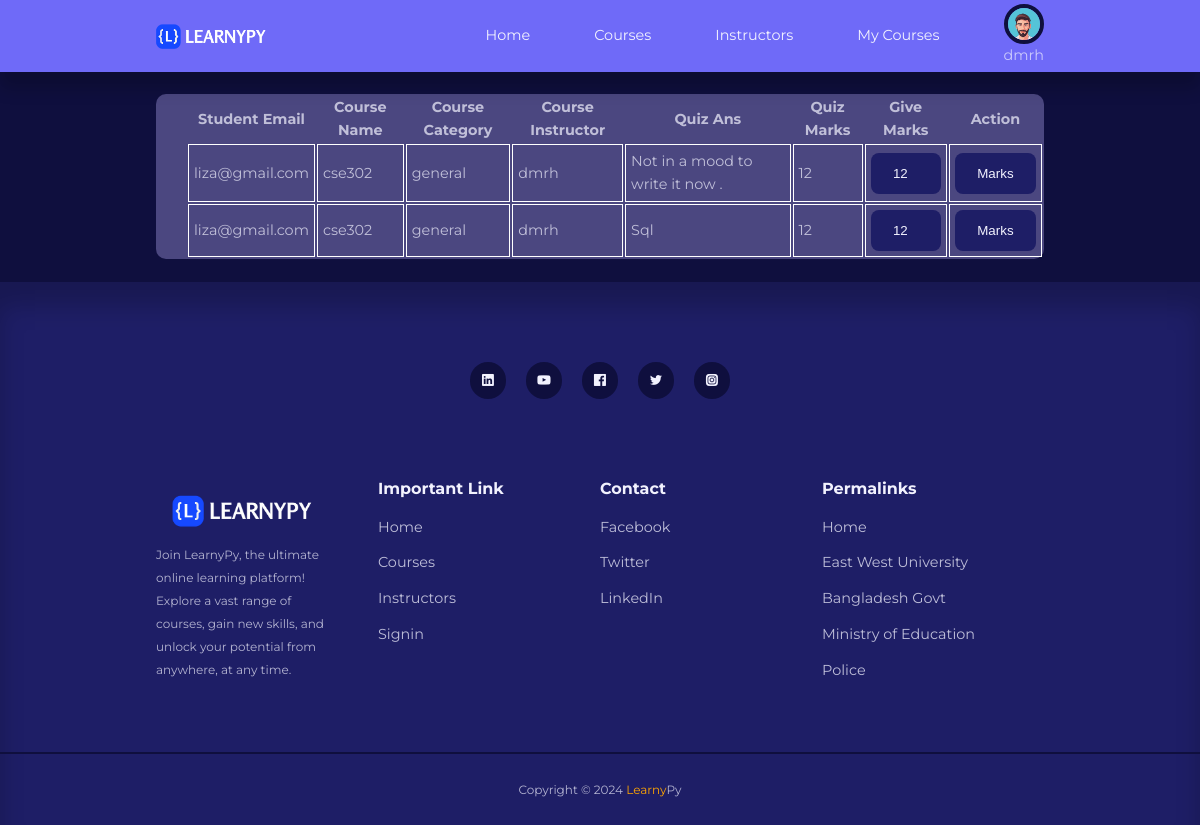
Page /Fontend/quizansUrl.php?course_name=cse302&course_category=general&course_instructor=dmrh&course_quiz_question=write+sql (signed in) on the committed database.
### tables this page shows
CREATE TABLE `quiz_ans` (
  `student_email` varchar(300) NOT NULL,
  `course_name` varchar(300) NOT NULL,
  `course_category` varchar(300) NOT NULL,
  `course_instructor` varchar(300) NOT NULL,
  `quiz_ans` varchar(1000) NOT NULL,
  `quiz_marks` int(10) DEFAULT NULL,
  `quiz_serial` int(11) NOT NULL
);

### Fontend/quizansUrl.php (the view, shortened to what this page needs)
<!DOCTYPE html>
<html lang="en">
<head>
    <link rel="stylesheet" href="../style/style.css">
    <link rel="stylesheet" href="https://unicons.iconscout.com/release/v4.0.0/css/line.css">
</head>
<body>
    <?php include 'header.php';?>
    <br>
    <br>
    <section>
    <div class="container instructor__top">
        <div style="margin-left: 30px;">
        <?php
        $link = mysqli_connect("localhost", "root", "", "learnypy");
        if ($_SESSION['user_type'] == "instructor") {
            $course_name = $_GET['course_name'];
            $course_category = $_GET['course_category'];
            $course_instructor = $_GET['course_instructor'];
            $query = "SELECT * FROM quiz_ans WHERE course_name = '$course_name' AND course_category = '$course_category' AND course_instructor = '$course_instructor'";
            $result = mysqli_query($link, $query);
            if ($result && mysqli_num_rows($result) > 0) {
                echo '<table >
                        <tr>
                            <th>Student Email</th>
                            <th>Course Name</th>
                            <th>Course Category</th>
                            <th>Course Instructor</th>
                            <th>Quiz Ans</th>
                            <th>Quiz Marks</th>
                            <th>Give Marks</th>
                            <th>Action</th>
                        </tr>';
                while ($row = mysqli_fetch_assoc($result)) {
                    echo '<form action="" method="post" ><tr>
                            <td style="border: 1px solid white; padding: 5px;">' . $row['student_email'] . '</td>
                            <td style="border: 1px solid white; padding: 5px;">' . $row['course_name'] . '</td>
                            <td style="border: 1px solid white; padding: 5px;">' . $row['course_category'] . '</td>
                            <td style="border: 1px solid white; padding: 5px;">' . $row['course_instructor'] . '</td>
                            <td style="border: 1px solid white; padding: 5px;">' . $row['quiz_ans'] . '</td>
                            <td style="border: 1px solid white; padding: 5px;">' . $row['quiz_marks'] . '</td>
                            <td style="border: 1px solid white; padding: 5px;">
                                <input style="width:70px;" type="text" name="quiz_marks" value="' . $row['quiz_marks'] . '">
                            </td>
                            <td style="border: 1px solid white; padding: 5px;">
                                <input  type="hidden" name="student_email" value="' . $row['student_email'] . '">
                                <input  type="submit" name="submit_marks" value="Marks">
                            </td>
                        </tr></form>';
                }
                echo '</table>';
            }
        }
        ?>
        </div>
    </div>
</section>
<br>
    <footer>
        <div class="footer__socials">
            <a href="https://www.linkedin.com/in/fahad-bd/" target="_blank"><i class="uil uil-linkedin"></i></a>
            <a href="https://www.youtube.com/" target="_blank"><i class="uil uil-youtube"></i></a>
            <a href="https://www.facebook.com/fahadahammedbd" target="_blank"><i class="uil uil-facebook"></i></a>
            <a href="https://twitter.com/fahadbd01" target="_blank"><i class="uil uil-twitter"></i></a>
            <a href="https://www.instagram.com/fahadahammedbd/" target="_blank"><i
                    class="uil uil-instagram-alt"></i></a>
        </div>
        <div class="container footer__container">
            <article style="margin-right: 50px;">
                <img src="../images/logo1.png" alt="">
                <small>Join LearnyPy, the ultimate online learning platform! Explore a vast range of courses, gain new
                    skills, and unlock your potential from anywhere, at any time.</small>
            </article>
            <article>
                <h4>Important Link</h4>
                <ul>
                    <li><a href="./index.php">Home</a></li>
                    <li><a href="./courses.php">Courses</a></li>
                    <li><a href="./instructors.php">Instructors</a></li>
                    <li><a href="./signin.php">Signin</a></li>
                </ul>
            </article>
            <article>
                <h4>Contact</h4>
                <ul>
                    <li><a href="https://www.facebook.com">Facebook</a></li>
                    <li><a href="https://www.twitter.com">Twitter</a></li>
                    <li><a href="https://www.linkedin.com">LinkedIn</a></li>
                </ul>
            </article>
            <article>
                <h4>Permalinks</h4>
                <ul>
                    <li><a href="./index.php">Home</a></li>
                    <li><a href="https://www.ewubd.edu/">East West University</a></li>
                    <li><a href="https://bangladesh.gov.bd/index.php">Bangladesh Govt</a></li>
                    <li><a href="https://moedu.gov.bd/">Ministry of Education</a></li>
                    <li><a href="https://www.police.gov.bd/">Police</a></li>
                </ul>
            </article>
        </div>
        <div class="footer__copyright">
            <small>Copyright &copy; 2024 <span style="color: orange;">Learny</span>Py</small>
        </div>
    </footer>
</body>
</html>

### style/style.css (style rules this page uses)
:root { --color-primary: #6f6af8; --color-primary-light: rgba(109, 104, 248, 0.18); --color-primary-variant: #5854c7; --color-red: #da0f3f; --color-red-light: rgba(219, 15, 63, 0.15); --color-green: #00c476; --color-green-light: rgba(0, 194, 116, 0.15); --color-gray-900: #1e1e66; --color-gray-700: #2d2b7c; --color-gray-300: rgba(242, 242, 254, 0.3); --color-gray-200: rgba(242, 242, 254, 0.7); --color-white: #f2f2fe; --color-bg: #0f0f3e; --transition: all 300ms ease; --container-width-lg: 74%; --container-width-md: 88%; --form-width: 40%; --border-radius-1: 0.3rem; --border-radius-2: 0.5rem; --border-radius-3: 0.8rem; --border-radius-4: 2rem; --border-radius-5: 5rem; }
* { margin: 0; padding: 0; outline: 0; border: 0; appearance: 0; list-style: none; text-decoration: none; box-sizing: border-box; }
body { font-family: 'Montserrat', sans-serif; line-height: 1.6; color: var(--color-gray-200); overflow-x: hidden; background: var(--color-bg); font-size: 0.9rem; }
.container { width: var(--container-width-lg); max-width: 1800px; margin-inline: auto; }
section { margin-top: 3rem; width: 100vw; }
h1, h2, h3, h4, h5 { color: var(--color-white); line-height: 1.3; }
h4 { font-size: 1rem; }
a { color: var(--color-white); transition: var(--transition); }
img { display: block; width: 100%; object-fit: cover; }
a:link { text-decoration: none; }
footer { background: var(--color-gray-900); padding: 5rem 0 0; box-shadow: inset 0 1.5rem 1.5rem rgba(0, 0, 0, 0.2); }
.footer__socials { margin-inline: auto; width: fit-content; margin-bottom: 5rem; display: flex; justify-content: space-between; align-items: center; gap: 1.2rem; }
.footer__socials a { background: var(--color-bg); border-radius: 50%; width: 2.3rem; height: 2.3rem; display: flex; align-items: center; justify-content: center; }
.footer__container { display: grid; grid-template-columns: repeat(4, 1fr); }
footer h4 { color: var(--color-white); margin-bottom: 0.6rem; }
footer ul li { padding: 0.4rem 0; }
footer ul a { opacity: 0.75; }
.footer__copyright { text-align: center; padding: 1.5rem 0; border-top: 2px solid var(--color-bg); margin-top: 4rem; }
form { display: flex; flex-direction: column; gap: 1rem; }
input, textarea, select { padding: 0.8rem 1.4rem; background-color: var(--color-gray-900); border-radius: var(--border-radius-2); resize: none; color: var(--color-white); }
.instructor__top { display: flex; justify-content: space-between; align-items: center; border-radius: 10px; background-color: #4b4780; }

### rows in the picture
quiz_ans: student_email "liza@gmail.com", course_name "cse302", course_category "general", course_instructor "dmrh", quiz_ans "Not in a mood to write it now .", quiz_marks "12"
quiz_ans: student_email "liza@gmail.com", course_name "cse302", course_category "general", course_instructor "dmrh", quiz_ans "Sql", quiz_marks "12"

### other values in the picture
$_SESSION['user_name'] "dmrh"
